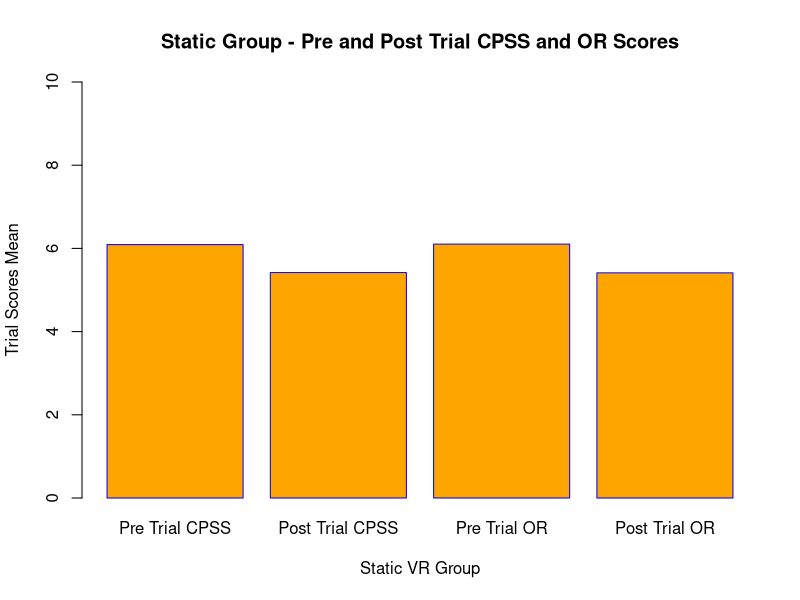
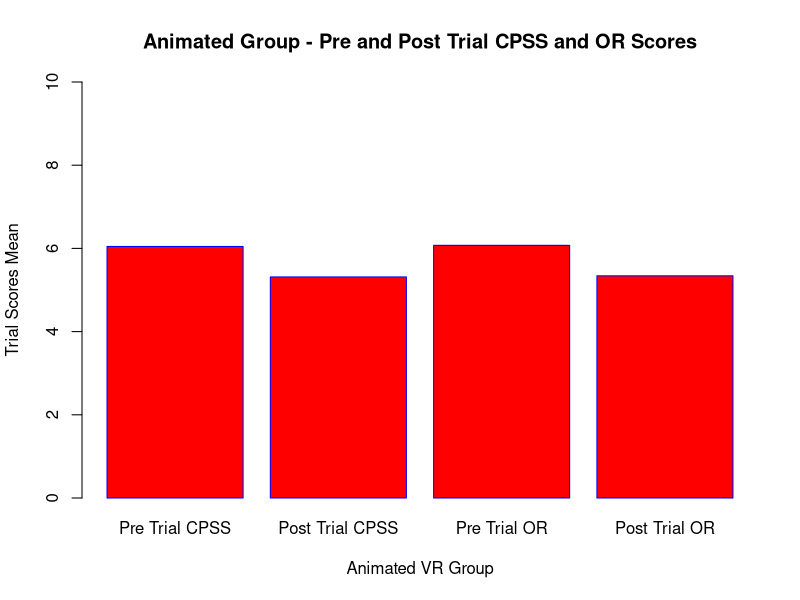
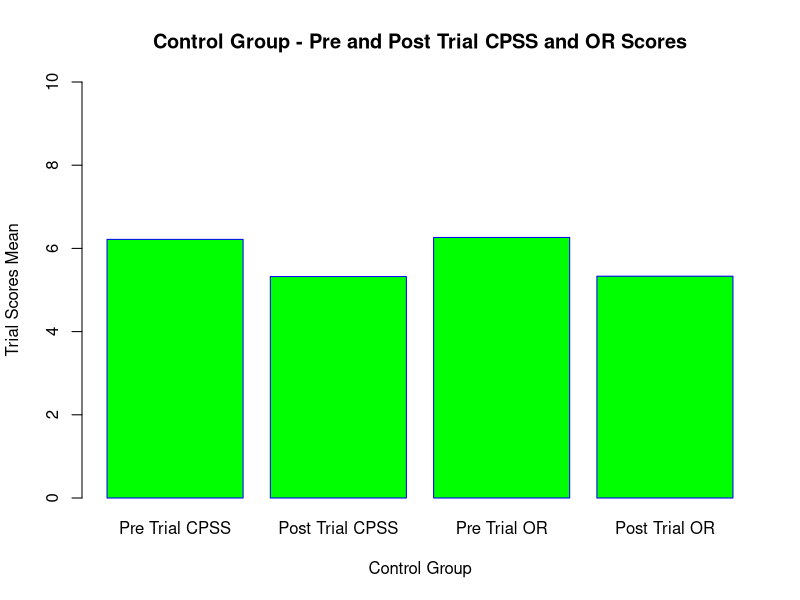
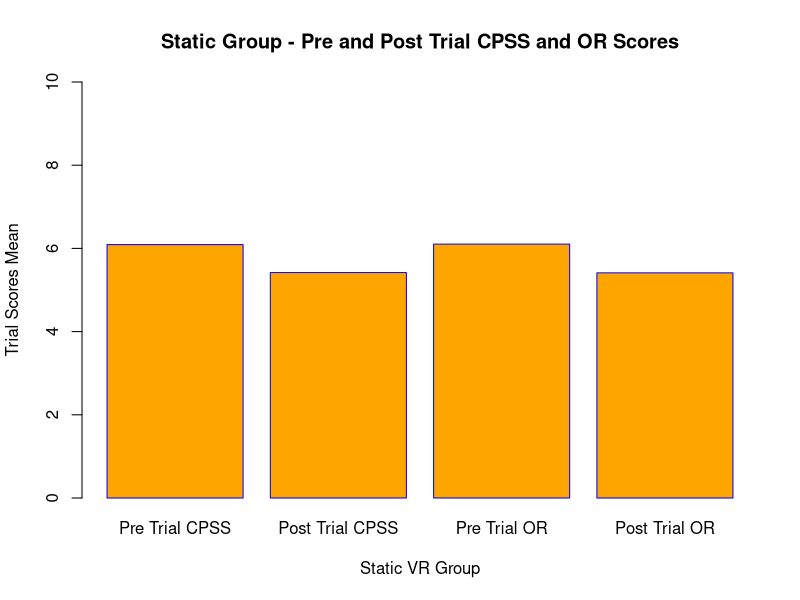
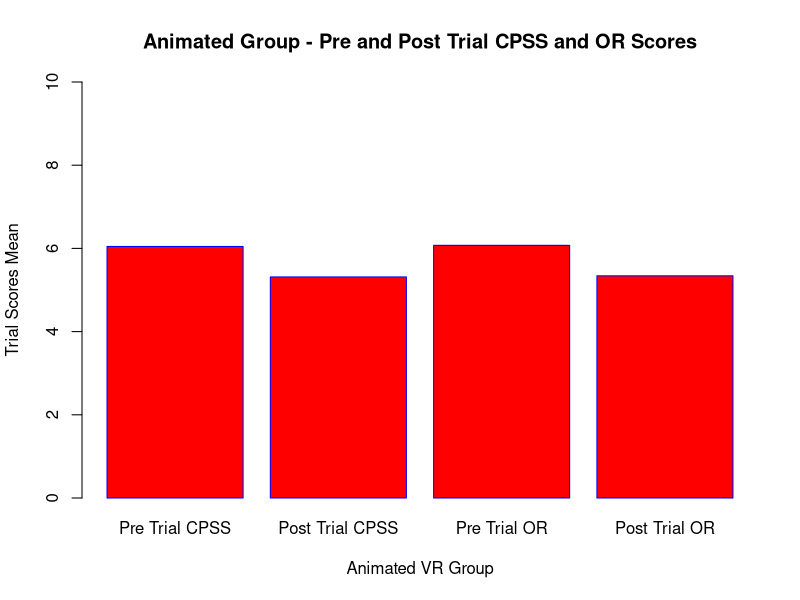
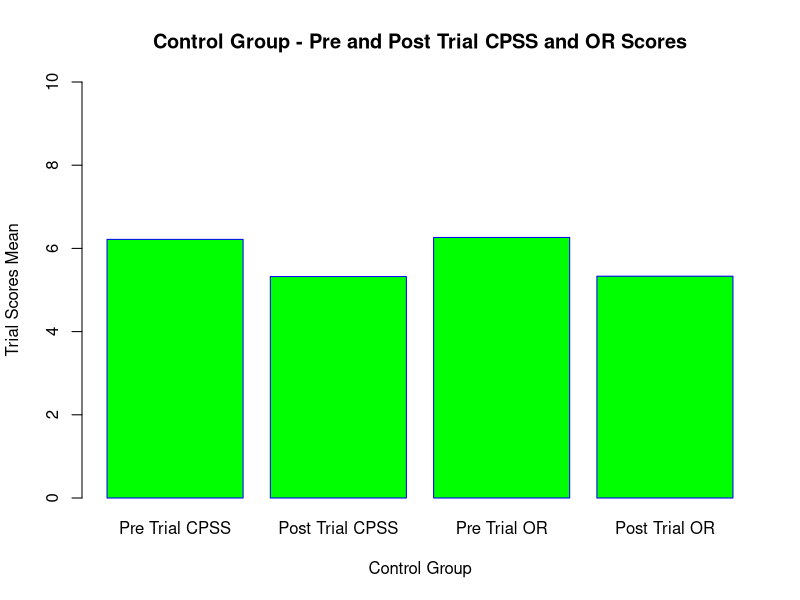
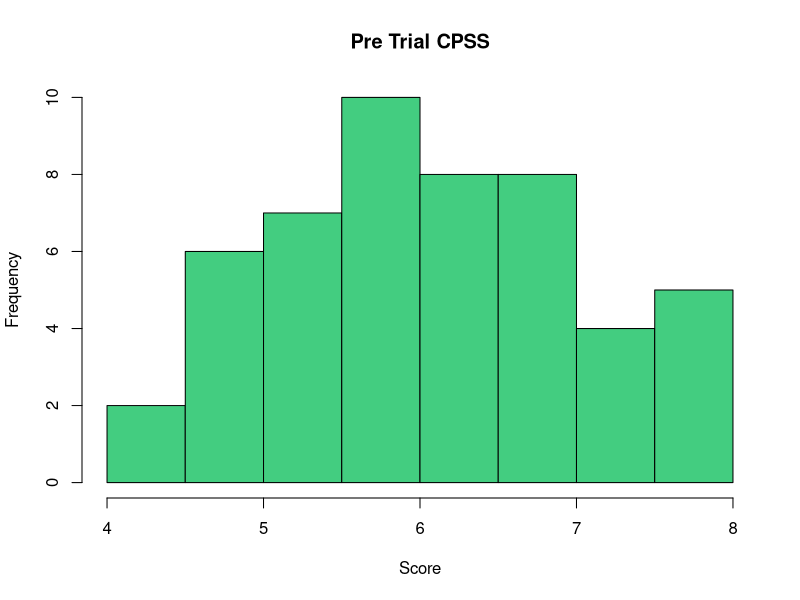
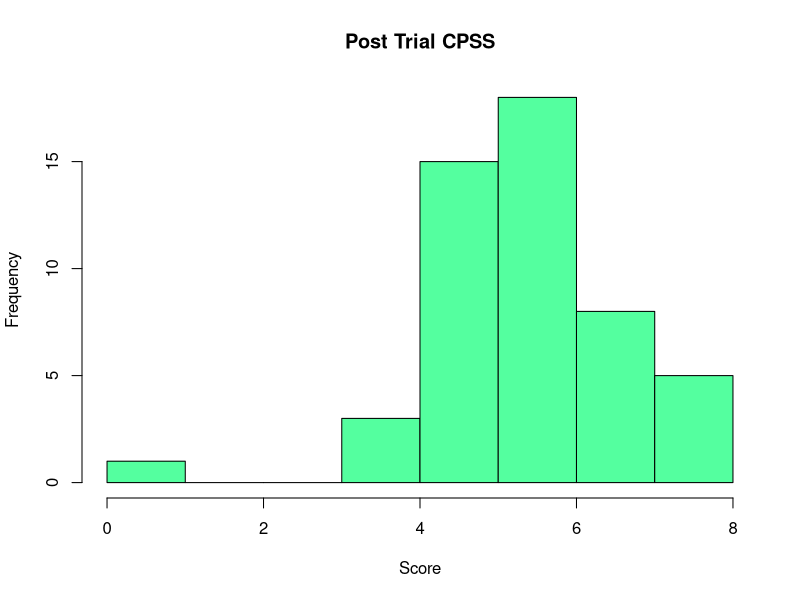

These figures' R source, in order:
## ---- chunk 1
library(readr)
daie_ca3_data_10 <- read_csv("daie_ca3_data_10.csv")
#View(daie_ca3_data_10)

head(daie_ca3_data_10,10)
summary(daie_ca3_data_10)
tail(daie_ca3_data_10,5)
static_data<-c(6.0914,5.4188,6.1032,5.4124)
CPSSOR<-c("Pre Trial CPSS","Post Trial CPSS","Pre Trial OR","Post Trial OR")
barplot(static_data,xlab="Static VR Group",ylab="Trial Scores Mean", main="Static Group - Pre and Post Trial CPSS and OR Scores", names.arg=CPSSOR, col="Orange", border="Blue", ylim=c(0,10))
animated_data<-c(6.0462,5.315,6.0736,5.3418)
CPSSOR<-c("Pre Trial CPSS","Post Trial CPSS","Pre Trial OR","Post Trial OR")
barplot(animated_data,xlab="Animated VR Group",ylab="Trial Scores Mean", main="Animated Group - Pre and Post Trial CPSS and OR Scores", names.arg=CPSSOR, col="Red", border="Blue", ylim=c(0,10))
control_data<-c(6.2172,5.323,6.2638,5.3314)
CPSSOR<-c("Pre Trial CPSS","Post Trial CPSS","Pre Trial OR","Post Trial OR")
barplot(control_data,xlab="Control Group",ylab="Trial Scores Mean", main="Control Group - Pre and Post Trial CPSS and OR Scores", names.arg=CPSSOR, col="Green", border="Blue", ylim=c(0,10))
## ---- chunk 2

#install.packages("tidyverse")
library(tidyverse)
data()
glimpse(daie_ca3_data_10)
class(daie_ca3_data_10$gender)
unique(daie_ca3_data_10$gender)
unique(daie_ca3_data_10$test_group)
#Replacing the incorrect value
daie_ca3_data_10$test_group <- str_replace(daie_ca3_data_10$test_group,"Cotrol", "Control")
#Checking the Group values
unique(daie_ca3_data_10$test_group)
#Checking for null values in the data
is.null(daie_ca3_data_10)
is.null(daie_ca3_data_10$pre_trial_cpss)
is.null(daie_ca3_data_10$post_trial_cpss)
is.null(daie_ca3_data_10$pre_trial_or)
is.null(daie_ca3_data_10$post_trial_or)
is.na(daie_ca3_data_10)
daie_ca3_data_10 <-daie_ca3_data_10 %>% drop_na()
is.na(daie_ca3_data_10)
#Checked for negative values
sum(daie_ca3_data_10 < 0)
#Checked for values greater than 10
#Data for the entire set due to the first heading in the data 
sum(daie_ca3_data_10 > 10)
sum(daie_ca3_data_10$pre_trial_cpss > 10)
sum(daie_ca3_data_10$post_trial_cpss > 10)
sum(daie_ca3_data_10$pre_trial_or > 10)
sum(daie_ca3_data_10$post_trial_or > 10)

## ---- chunk 3
#Show 10 of the first few values of the data set
head(daie_ca3_data_10,10)
#Show last 10 values of data
tail(daie_ca3_data_10,5)
#Gives an overall summary of the data 
summary(daie_ca3_data_10)
daie_ca3_data_10%>%
  drop_na(test_group)%>% 
  group_by(test_group)%>%
  summarise(Lower = min(pre_trial_cpss),
          Average = mean(pre_trial_cpss),
          Upper = max(pre_trial_cpss),
          Difference = max(pre_trial_cpss)-min(pre_trial_cpss))
  daie_ca3_data_10%>%
  drop_na(test_group)%>%  
  group_by(test_group)%>%
  summarise(Lower1 = min(post_trial_cpss),
          Average1 = mean(post_trial_cpss),
          Upper1 = max(post_trial_cpss),
          Difference1 = max(post_trial_cpss)-min(post_trial_cpss))
  
  daie_ca3_data_10%>%
  drop_na(test_group)%>% 
  group_by(test_group)%>%
  summarise(Lower2 = min(pre_trial_or),
          Average2 = mean(pre_trial_or),
          Upper2 = max(pre_trial_or),
          Difference2 = max(pre_trial_or)-min(pre_trial_or))
  
  daie_ca3_data_10%>%
  drop_na(test_group)%>% 
  group_by(test_group)%>%
  summarise(Lower3 = min(post_trial_or),
          Average3 = mean(post_trial_or),
          Upper3 = max(post_trial_or),
          Difference2 = max(post_trial_or)-min(post_trial_or))

static_data<-c(6.0914,5.4188,6.1032,5.4124)
CPSSOR<-c("Pre Trial CPSS","Post Trial CPSS","Pre Trial OR","Post Trial OR")
barplot(static_data,xlab="Static VR Group",ylab="Trial Scores Mean", main="Static Group - Pre and Post Trial CPSS and OR Scores", names.arg=CPSSOR, col="Orange", border="Blue", ylim=c(0,10))

animated_data<-c(6.0462,5.315,6.0736,5.3418)
CPSSOR<-c("Pre Trial CPSS","Post Trial CPSS","Pre Trial OR","Post Trial OR")
barplot(animated_data,xlab="Animated VR Group",ylab="Trial Scores Mean", main="Animated Group - Pre and Post Trial CPSS and OR Scores", names.arg=CPSSOR, col="Red", border="Blue", ylim=c(0,10))

control_data<-c(6.2172,5.323,6.2638,5.3314)
CPSSOR<-c("Pre Trial CPSS","Post Trial CPSS","Pre Trial OR","Post Trial OR")
barplot(control_data,xlab="Control Group",ylab="Trial Scores Mean", main="Control Group - Pre and Post Trial CPSS and OR Scores", names.arg=CPSSOR, col="Green", border="Blue", ylim=c(0,10))

## ---- chunk 4
#Checking Normal Distribution on Control Group 
df1<-subset(daie_ca3_data_10, test_group!="Static" & test_group!="Animated")
df1
  
hist(df1$pre_trial_cpss,
col="seagreen3",
main = "Pre Trial CPSS",
xlab = "Score",
ylab = "Frequency",
breaks = 8)

hist(df1$post_trial_cpss,
col="seagreen1",
main = "Post Trial CPSS",
xlab = "Score",
ylab = "Frequency",
breaks = 8)

hist(df1$pre_trial_or,
col="skyblue3",
main = "Pre Trial OR",
xlab = "Score",
ylab = "Frequency",
breaks = 8)

hist(df1$post_trial_or,
col="skyblue1",
main = "Post Trial OR",
xlab = "Score",
ylab = "Frequency",
breaks = 8)
#Checking Normal Distribution on Static Group 
df2<-subset(daie_ca3_data_10, test_group!="Control" & test_group!="Animated")
df2

hist(df2$pre_trial_cpss,
col="orange3",
main = "Pre Trial CPSS - Static Group",
xlab = "Score",
ylab = "Frequency",
breaks = 8)

hist(df2$post_trial_cpss,
col="orange",
main = "Post Trial CPSS - Static Group",
xlab = "Score",
ylab = "Frequency",
breaks = 8)

hist(df2$pre_trial_or,
col="orange3",
main = "Pre Trial OR - Static Group",
xlab = "Score",
ylab = "Frequency",
breaks = 8)

hist(df2$post_trial_or,
col="orange",
main = "Post Trial OR - Static Group",
xlab = "Score",
ylab = "Frequency",
breaks = 8)
#Checking Normal Distribution on Animated Group 
df3<-subset(daie_ca3_data_10, test_group!="Static" & test_group!="Control")
df3

hist(df3$pre_trial_cpss,
col="red3",
main = "Pre Trial CPSS - Animated",
xlab = "Score",
ylab = "Frequency",
breaks = 8)

hist(df3$post_trial_cpss,
col="red",
main = "Post Trial CPSS - Animated",
xlab = "Score",
ylab = "Frequency",
breaks = 8)

hist(df3$pre_trial_or,
col="red3",
main = "Pre Trial OR - Animated",
xlab = "Score",
ylab = "Frequency",
breaks = 8)

hist(df3$post_trial_or,
col="red",
main = "Post Trial OR - Animated",
xlab = "Score",
ylab = "Frequency",
breaks = 8)
## ---- chunk 5
#q plot of Control Group
qqnorm(df1$pre_trial_cpss,
       pch = 2, frame = FALSE)
qqline(df1$pre_trial_cpss,
       col = "darkorchid", lwd = 1)
qqnorm(df1$post_trial_cpss,
       pch = 2, frame = FALSE)
qqline(df1$post_trial_cpss,
       col = "darkorchid", lwd = 1)
qqnorm(df1$pre_trial_or,
       pch = 2, frame = FALSE)
qqline(df1$pre_trial_or,
       col = "darkorchid", lwd = 1)
qqnorm(df1$post_trial_or,
       pch = 2, frame = FALSE)
qqline(df1$post_trial_or,
       col = "darkorchid", lwd = 1)
#q plot of Static Group
qqnorm(df2$pre_trial_cpss,
       pch = 2, frame = FALSE)
qqline(df2$pre_trial_cpss,
       col = "darkorchid", lwd = 1)
qqnorm(df2$post_trial_cpss,
       pch = 2, frame = FALSE)
qqline(df2$post_trial_cpss,
       col = "darkorchid", lwd = 1)
qqnorm(df2$pre_trial_or,
       pch = 2, frame = FALSE)
qqline(df2$pre_trial_or,
       col = "darkorchid", lwd = 1)
qqnorm(df2$post_trial_or,
       pch = 2, frame = FALSE)
qqline(df2$post_trial_or,
       col = "darkorchid", lwd = 1)
#q plot of Animated Group
qqnorm(df3$pre_trial_cpss,
       pch = 2, frame = FALSE)
qqline(df3$pre_trial_cpss,
       col = "darkorchid", lwd = 1)
qqnorm(df3$post_trial_cpss,
       pch = 2, frame = FALSE)
qqline(df3$post_trial_cpss,
       col = "darkorchid", lwd = 1)
qqnorm(df3$pre_trial_or,
       pch = 2, frame = FALSE)
qqline(df3$pre_trial_or,
       col = "darkorchid", lwd = 1)
qqnorm(df3$post_trial_or,
       pch = 2, frame = FALSE)
qqline(df3$post_trial_or,
       col = "darkorchid", lwd = 1)
## ---- chunk 6

